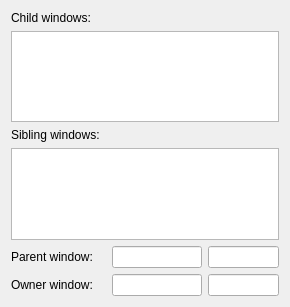
<?xml version="1.0" encoding="UTF-8"?>
<ui version="4.0">
 <class>FormInfoWindows</class>
 <widget class="QWidget" name="FormInfoWindows">
  <property name="geometry">
   <rect>
    <x>0</x>
    <y>0</y>
    <width>290</width>
    <height>307</height>
   </rect>
  </property>
  <property name="minimumSize">
   <size>
    <width>0</width>
    <height>0</height>
   </size>
  </property>
  <property name="maximumSize">
   <size>
    <width>16777215</width>
    <height>16777215</height>
   </size>
  </property>
  <property name="windowTitle">
   <string>Windows</string>
  </property>
  <layout class="QGridLayout" name="gridLayout">
   <item row="0" column="0">
    <widget class="QLabel" name="lblChilds">
     <property name="text">
      <string>Child windows:</string>
     </property>
    </widget>
   </item>
   <item row="2" column="0">
    <widget class="QLabel" name="lblSiblings">
     <property name="text">
      <string>Sibling windows:</string>
     </property>
    </widget>
   </item>
   <item row="4" column="0">
    <widget class="QLabel" name="lblParent">
     <property name="text">
      <string>Parent window:</string>
     </property>
    </widget>
   </item>
   <item row="4" column="2">
    <widget class="QLineEdit" name="txtParentClassname">
     <property name="readOnly">
      <bool>true</bool>
     </property>
    </widget>
   </item>
   <item row="4" column="3" colspan="2">
    <widget class="QLineEdit" name="txtParentWindowtext"/>
   </item>
   <item row="5" column="0">
    <widget class="QLabel" name="lblOwner">
     <property name="text">
      <string>Owner window:</string>
     </property>
    </widget>
   </item>
   <item row="5" column="2">
    <widget class="QLineEdit" name="txtOwnerClassname">
     <property name="readOnly">
      <bool>true</bool>
     </property>
    </widget>
   </item>
   <item row="5" column="3" colspan="2">
    <widget class="QLineEdit" name="txtOwnerWindowtext"/>
   </item>
   <item row="1" column="0" colspan="5">
    <widget class="QTreeView" name="treeviewChilds">
     <property name="rootIsDecorated">
      <bool>false</bool>
     </property>
    </widget>
   </item>
   <item row="3" column="0" colspan="5">
    <widget class="QTreeView" name="treeviewSiblings">
     <property name="rootIsDecorated">
      <bool>false</bool>
     </property>
    </widget>
   </item>
   <item row="4" column="1">
    <layout class="QVBoxLayout" name="layout_link_parent"/>
   </item>
   <item row="5" column="1">
    <layout class="QVBoxLayout" name="layout_link_owner"/>
   </item>
  </layout>
 </widget>
 <resources/>
 <connections>
  <connection>
   <sender>txtOwnerWindowtext</sender>
   <signal>returnPressed()</signal>
   <receiver>FormInfoWindows</receiver>
   <slot>slotLineEditReturnPressed()</slot>
   <hints>
    <hint type="sourcelabel">
     <x>370</x>
     <y>310</y>
    </hint>
    <hint type="destinationlabel">
     <x>220</x>
     <y>164</y>
    </hint>
   </hints>
  </connection>
  <connection>
   <sender>txtParentWindowtext</sender>
   <signal>returnPressed()</signal>
   <receiver>FormInfoWindows</receiver>
   <slot>slotLineEditReturnPressed()</slot>
   <hints>
    <hint type="sourcelabel">
     <x>370</x>
     <y>284</y>
    </hint>
    <hint type="destinationlabel">
     <x>220</x>
     <y>164</y>
    </hint>
   </hints>
  </connection>
  <connection>
   <sender>treeviewChilds</sender>
   <signal>doubleClicked(QModelIndex)</signal>
   <receiver>FormInfoWindows</receiver>
   <slot>slotTreeViewDoubleClicked(QModelIndex)</slot>
   <hints>
    <hint type="sourcelabel">
     <x>220</x>
     <y>81</y>
    </hint>
    <hint type="destinationlabel">
     <x>220</x>
     <y>164</y>
    </hint>
   </hints>
  </connection>
  <connection>
   <sender>treeviewSiblings</sender>
   <signal>doubleClicked(QModelIndex)</signal>
   <receiver>FormInfoWindows</receiver>
   <slot>slotTreeViewDoubleClicked(QModelIndex)</slot>
   <hints>
    <hint type="sourcelabel">
     <x>220</x>
     <y>214</y>
    </hint>
    <hint type="destinationlabel">
     <x>220</x>
     <y>164</y>
    </hint>
   </hints>
  </connection>
 </connections>
 <slots>
  <slot>slotLineEditReturnPressed()</slot>
  <slot>slotTreeViewDoubleClicked(QModelIndex)</slot>
 </slots>
</ui>
